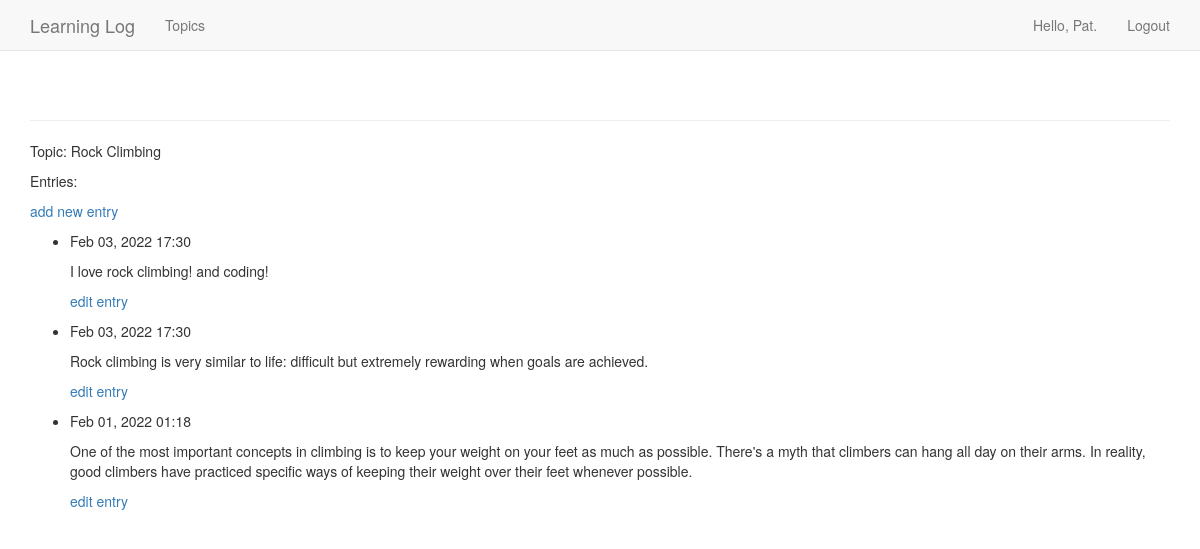
The page /topics/2/ (signed in) on the database its author committed.
### learnings_logs/models.py (models this page shows, shortened)
class Topic(models.Model):
    text = models.CharField(max_length=200)
    date_added = models.DateTimeField(auto_now_add=True)
    owner = models.ForeignKey(User, on_delete=models.CASCADE)
    def __str__(self):
        return self.text

class Entry(models.Model):
    topic = models.ForeignKey(Topic, on_delete=models.CASCADE)
    text = models.TextField()
    date_added = models.DateTimeField(auto_now_add=True)
    class Meta:
        verbose_name_plural = 'entries'

### learnings_logs/views.py (the view)
# urls.py: path('topics/<int:topic_id>/', views.topic, name='topic'),
@login_required
def topic(request, topic_id):
    topic = Topic.objects.get(id=topic_id)
    check_topic_owner(request, topic)
    entries = topic.entry_set.order_by('-date_added')
    context = {'topic': topic, 'entries': entries}
    return render(request, 'learnings_logs/topic.html', context)

### learnings_logs/views.py (called while the page is built)
def check_topic_owner(request, topic):
    if topic.owner != request.user:
        raise Http404

### learnings_logs/templates/learnings_logs/topic.html
{% extends 'learnings_logs/base.html' %}
{% block content %}
    <p>Topic: {{ topic }}</p>
    <p> Entries:</p>
    <p>
    <a href="{% url 'learnings_logs:new_entry' topic.id %}">add new entry</a>
    </p>
    <ul>
    {% for entry in entries %}
    <li>
        <p>{{ entry.date_added|date:'M d, Y H:i' }}</p>
        <p>{{ entry.text|linebreaks }}</p>
        <p>
            <a href="{% url 'learnings_logs:edit_entry' entry.id %}">edit entry</a>
        </p>
    </li>
    {% empty %}
    <li>
        There are no entries for this topic yet.
    </li>
    {% endfor %}
    </ul>
{% endblock content %}

### learnings_logs/templates/learnings_logs/base.html (shortened to what this page needs)
{% load bootstrap3 %}
<!DOCTYPE html>
<html land="en">
<head>
    {% bootstrap_css %}
</head>
<body>
    <nav class="navbar navbar-default navbar-static-top">
        <div class="container">
            <div class="navbar-header">
                <a class="navbar-brand" href="{% url 'learnings_logs:index' %}">
                    Learning Log
                </a>
            </div>
            <div id="navbar" class="navbar-collapse">
                <ul class="nav navbar-nav">
                    <li><a href="{% url 'learnings_logs:topics' %}">Topics</a></li>
                </ul>
                <ul class="nav navbar-nav navbar-right">
                    {% if user.is_authenticated %}
                    <li><a>Hello, {{ user.username | capfirst }}.</a></li>
                    <li><a href="{% url 'users:logout' %}">Logout</a></li>
                    {% else %}
                    <li><a href="{% url 'users:register' %}">Register</a></li>
                    <li><a href="{% url 'users:login' %}">Login</a></li>
                    {% endif %}
                </ul>
            </div>
        </div>
    </nav>
    <div class="container">
        <div class="page-header">
        </div>
        <div>
            {% block content %}{% endblock %}
        </div>
    </div>
</body>
</html>

### rows shown on the page
Topic: text "Rock Climbing"
Entry: date_added "Feb 03, 2022 17:30", text "I love rock climbing! and coding!"
Entry: date_added "Feb 03, 2022 17:30", text "Rock climbing is very similar to life: difficult but extremely rewarding when goals are achieved."
Entry: date_added "Feb 01, 2022 01:18", text "One of the most important concepts in climbing is to keep your weight on your feet as much as possible. There's a myth that climbers can hang all day on their arms. In reality, good climbers have practiced specific ways of keeping their weight over their feet whenever possible."

### other values the page prints
{{ user.username | capfirst }} "Pat"
